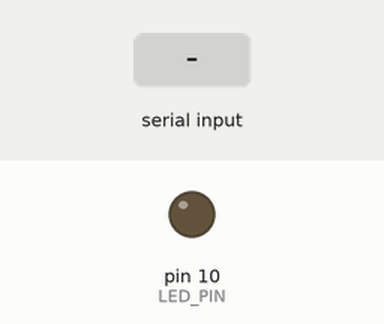
Bench run of a sketch on a simulated Arduino Uno, built with avr-gcc and run on an emulated ATmega328P. Parts: output pins drawn as LEDs (lit = HIGH). Inputs (shaded band) come from the test bench. What the sketch prints to the serial monitor is not drawn.

Above: at 1.2 s.
1.3 s: byte 1 (0x01) received over Serial
At 1.9 s:
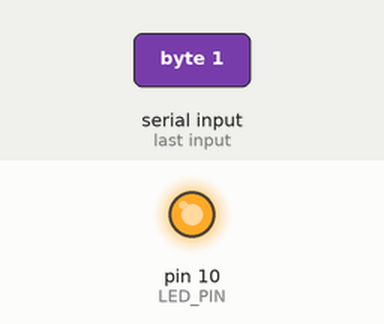
2.8 s: byte 165 (0xA5) received over Serial
Timing chart, 0 to 5.8 s (numbered marks = the images above; inputs shaded):
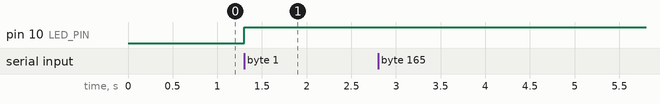

Measured:
- after the input at 1.3 s, pin 10 (LED_PIN): LOW → HIGH at once
- after the input at 2.8 s, every drawn part: stays the same

The sketch:

Arduino_Sig_1.ino
```cpp
// Arduino: receive 1-byte commands from MATLAB over USB serial
// Commands:
//   0x00 = LED off
//   0x01 = LED on
//   0xA5 = ping -> replies 0x5A

const uint8_t LED_PIN = 10;

void setup() {
  pinMode(LED_PIN, OUTPUT);
  digitalWrite(LED_PIN, LOW);

  Serial.begin(115200);

  // Optional: wait for serial to be ready on boards that need it
  // while (!Serial) {}
}

void loop() {
  if (Serial.available() > 0) {
    uint8_t cmd = (uint8_t)Serial.read();

    if (cmd == 0x00) {
      digitalWrite(LED_PIN, LOW);
    }
    else if (cmd == 0x01) {
      digitalWrite(LED_PIN, HIGH);
    }
    else if (cmd == 0xA5) {
      Serial.write((uint8_t)0x5A);   // reply "pong"
    }
    // else: ignore unknown command
  }
}
```
